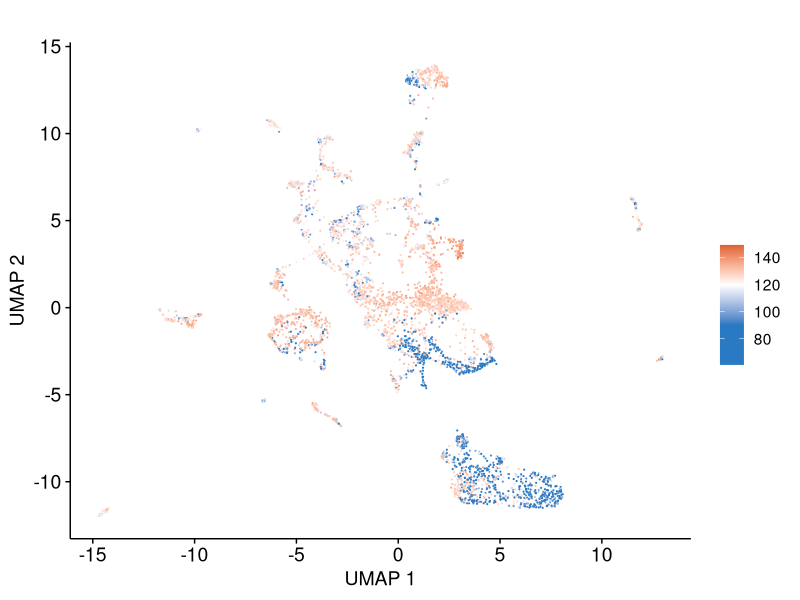

R code for this plot:
library(ggplot2)
pt <- read.table("pseudotime_divergence_in_cells.xls",sep = "\t",stringsAsFactors = F,header = T)
p <- ggplot(pt,aes(UMAP_1,UMAP_2,color=divergence))+geom_point(size=0.1)+
  scale_colour_gradientn(colours = c("#297AC2","#297AC2","white","#DD6434"))+
  theme_classic()+
  theme_classic(base_size = 14)+
  theme(axis.text = element_text(colour = "black",size = 14),
        axis.line = element_line(size = 0.5),
        axis.ticks = element_line(size = 0.5,colour = "black"),
        axis.title = element_text(size = 14),
        plot.title = element_text(hjust = 0.5))+
  labs(color="",title = "",x="UMAP 1",y="UMAP 2")
ggsave("umap_of_singlecell_divergence.pdf",p,width = 4.2,height = 3.5,dpi = 300)